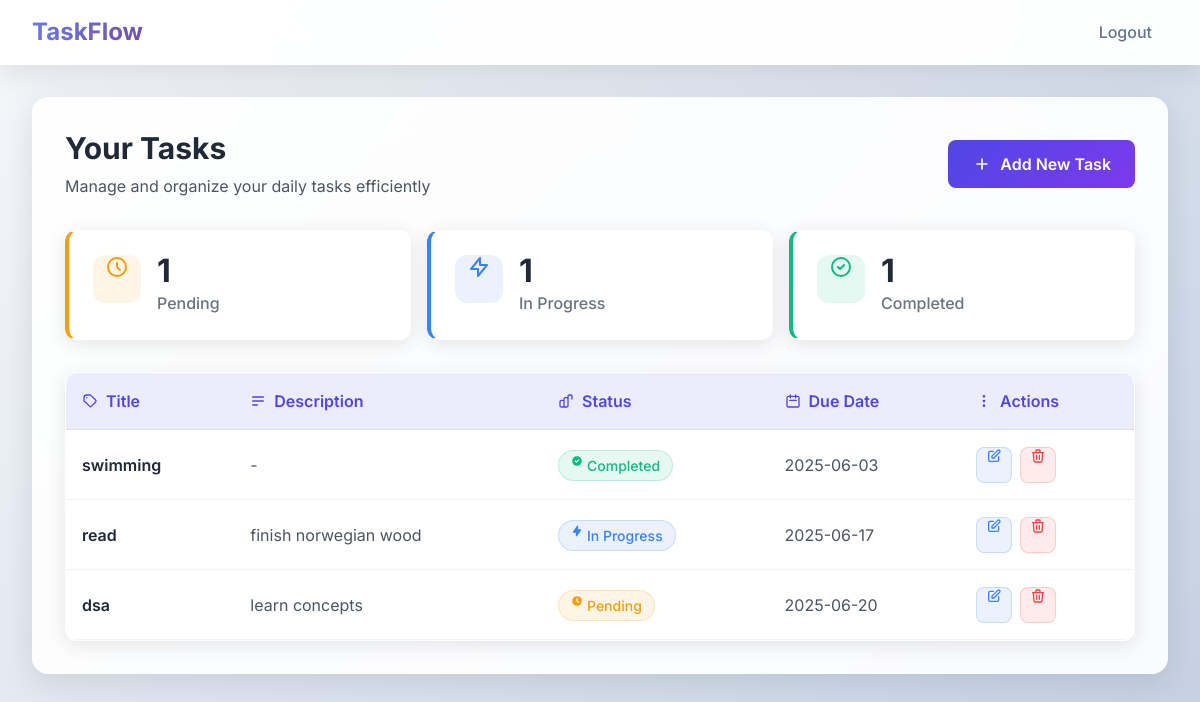
Before: /dashboard (signed in) with the older database file.
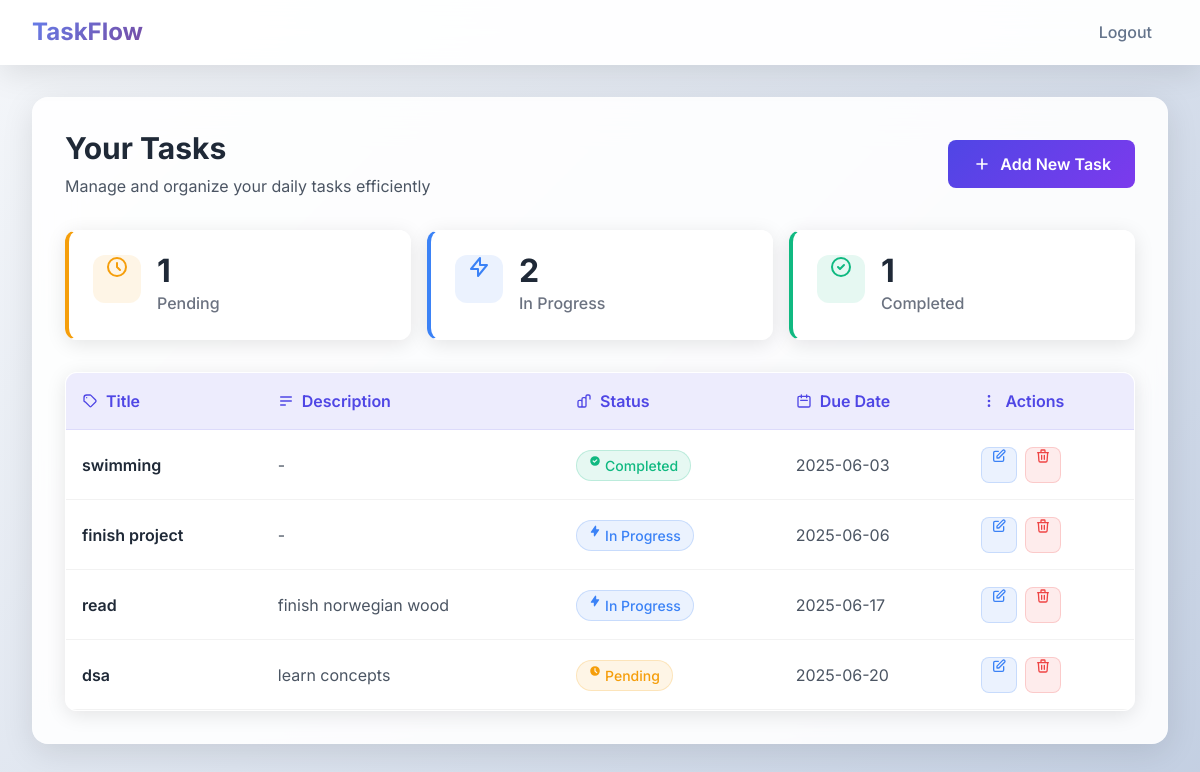
After: the same page with the newer database file.
### models.py (models this page shows)
class Task(db.Model):
    id = db.Column(db.Integer, primary_key=True)
    title = db.Column(db.String(200), nullable=False)
    description = db.Column(db.Text, nullable=True)
    status = db.Column(db.String(20), default='Pending')
    due_date = db.Column(db.DateTime, nullable=True)
    user_id = db.Column(db.Integer, db.ForeignKey('user.id'), nullable=False)
    created_at = db.Column(db.DateTime, default=datetime.utcnow)

### app.py (the view)
@app.route('/dashboard')
@login_required
def dashboard():
    tasks = Task.query.filter_by(user_id=current_user.id).order_by(Task.due_date).all()
    today = datetime.today().date()
    return render_template('dashboard.html', tasks=tasks, today=today)

### models.py (called while the page is built)
@login_manager.user_loader
def load_user(user_id):
    return User.query.get(int(user_id))

### templates/dashboard.html (shortened to what this page needs)
{% extends "layout.html" %}
{% block content %}
<div class="content-card">
    <div class="flex flex-col md:flex-row justify-between items-start md:items-center mb-8">
        <div>
            <h2 class="text-3xl font-bold text-gray-800 mb-2">Your Tasks</h2>
            <p class="text-gray-600">Manage and organize your daily tasks efficiently</p>
        </div>
        <a href="{{ url_for('new_task') }}" class="btn-primary inline-flex items-center mt-4 md:mt-0 add-task-btn">
            <svg class="w-5 h-5 mr-2" fill="none" stroke="currentColor" viewBox="0 0 24 24">
                <path stroke-linecap="round" stroke-linejoin="round" stroke-width="2" d="M12 6v6m0 0v6m0-6h6m-6 0H6"></path>
            </svg>
            Add New Task
        </a>
    </div>
    {% if tasks %}
        <div class="task-stats mb-8">
            <div class="grid grid-cols-1 md:grid-cols-3 gap-4">
                <div class="stat-card pending">
                    <div class="stat-icon">
                        <svg class="w-6 h-6" fill="none" stroke="currentColor" viewBox="0 0 24 24">
                            <path stroke-linecap="round" stroke-linejoin="round" stroke-width="2" d="M12 8v4l3 3m6-3a9 9 0 11-18 0 9 9 0 0118 0z"></path>
                        </svg>
                    </div>
                    <div>
                        <p class="stat-number">{{ tasks|selectattr("status", "equalto", "Pending")|list|length }}</p>
                        <p class="stat-label">Pending</p>
                    </div>
                </div>
                <div class="stat-card progress">
                    <div class="stat-icon">
                        <svg class="w-6 h-6" fill="none" stroke="currentColor" viewBox="0 0 24 24">
                            <path stroke-linecap="round" stroke-linejoin="round" stroke-width="2" d="M13 10V3L4 14h7v7l9-11h-7z"></path>
                        </svg>
                    </div>
                    <div>
                        <p class="stat-number">{{ tasks|selectattr("status", "equalto", "In Progress")|list|length }}</p>
                        <p class="stat-label">In Progress</p>
                    </div>
                </div>
                <div class="stat-card completed">
                    <div class="stat-icon">
                        <svg class="w-6 h-6" fill="none" stroke="currentColor" viewBox="0 0 24 24">
                            <path stroke-linecap="round" stroke-linejoin="round" stroke-width="2" d="M9 12l2 2 4-4m6 2a9 9 0 11-18 0 9 9 0 0118 0z"></path>
                        </svg>
                    </div>
                    <div>
                        <p class="stat-number">{{ tasks|selectattr("status", "equalto", "Completed")|list|length }}</p>
                        <p class="stat-label">Completed</p>
                    </div>
                </div>
            </div>
        </div>
        <div class="task-table-container">
            <div class="table-responsive">
                <table class="task-table">
                    <thead>
                        <tr>
                            <th>
                                <div class="flex items-center">
                                    <svg class="w-4 h-4 mr-2" fill="none" stroke="currentColor" viewBox="0 0 24 24">
                                        <path stroke-linecap="round" stroke-linejoin="round" stroke-width="2" d="M7 7h.01M7 3h5c.512 0 1.024.195 1.414.586l7 7a2 2 0 010 2.828l-7 7a.997.997 0 01-1.414 0l-7-7A1.997 1.997 0 013 12V7a4 4 0 014-4z"></path>
                                    </svg>
                                    Title
                                </div>
                            </th>
                            <th>
                                <div class="flex items-center">
                                    <svg class="w-4 h-4 mr-2" fill="none" stroke="currentColor" viewBox="0 0 24 24">
                                        <path stroke-linecap="round" stroke-linejoin="round" stroke-width="2" d="M4 6h16M4 12h16M4 18h7"></path>
                                    </svg>
                                    Description
                                </div>
                            </th>
                            <th>
                                <div class="flex items-center">
                                    Status
                                </div>
                            </th>
                            <th>
                                <div class="flex items-center">
                                    <svg class="w-4 h-4 mr-2" fill="none" stroke="currentColor" viewBox="0 0 24 24">
                                        <path stroke-linecap="round" stroke-linejoin="round" stroke-width="2" d="M8 7V3m8 4V3m-9 8h10M5 21h14a2 2 0 002-2V7a2 2 0 00-2-2H5a2 2 0 00-2 2v12a2 2 0 002 2z"></path>
                                    </svg>
                                    Due Date
                                </div>
                            </th>
                            <th>
                                <div class="flex items-center">
                                    <svg class="w-4 h-4 mr-2" fill="none" stroke="currentColor" viewBox="0 0 24 24">
                                        <path stroke-linecap="round" stroke-linejoin="round" stroke-width="2" d="M12 5v.01M12 12v.01M12 19v.01M12 6a1 1 0 110-2 1 1 0 010 2zm0 7a1 1 0 110-2 1 1 0 010 2zm0 7a1 1 0 110-2 1 1 0 010 2z"></path>
                                    </svg>
                                    Actions
                                </div>
                            </th>
                        </tr>
                    </thead>
                    <tbody>
                        {% for task in tasks %}
                        <tr class="task-row" data-status="{{ task.status.lower().replace(' ', '-') }}">
                            <td class="task-title">
                                <div class="font-semibold text-gray-800">{{ task.title }}</div>
                            </td>
                            <td class="task-description">
                                <div class="text-gray-600 max-w-xs truncate">
                                    {{ task.description or '-' }}
                                </div>
                            </td>
                            <td class="task-status">
                                <span class="status-badge status-{{ task.status.lower().replace(' ', '-') }}">
                                    {% if task.status == 'Pending' %}
                                        <svg class="w-3 h-3 mr-1" fill="currentColor" viewBox="0 0 20 20">
                                            <path fill-rule="evenodd" d="M10 18a8 8 0 100-16 8 8 0 000 16zm1-12a1 1 0 10-2 0v4a1 1 0 00.293.707l2.828 2.829a1 1 0 101.415-1.415L11 9.586V6z" clip-rule="evenodd"></path>
                                        </svg>
                                    {% elif task.status == 'In Progress' %}
                                        <svg class="w-3 h-3 mr-1" fill="currentColor" viewBox="0 0 20 20">
                                            <path fill-rule="evenodd" d="M11.3 1.046A1 1 0 0112 2v5h4a1 1 0 01.82 1.573l-7 10A1 1 0 018 18v-5H4a1 1 0 01-.82-1.573l7-10a1 1 0 011.12-.38z" clip-rule="evenodd"></path>
                                        </svg>
                                    {% else %}
                                        <svg class="w-3 h-3 mr-1" fill="currentColor" viewBox="0 0 20 20">
                                            <path fill-rule="evenodd" d="M10 18a8 8 0 100-16 8 8 0 000 16zm3.707-9.293a1 1 0 00-1.414-1.414L9 10.586 7.707 9.293a1 1 0 00-1.414 1.414l2 2a1 1 0 001.414 0l4-4z" clip-rule="evenodd"></path>
                                        </svg>
                                    {% endif %}
                                    {{ task.status }}
                                </span>
                            </td>
                            <td class="task-due-date">
                                {% if task.due_date %}
                                    <div class="flex items-center text-gray-600">
                                        <span>{{ task.due_date.strftime('%Y-%m-%d') }}</span>
                                    </div>
                                {% else %}
                                    <span class="text-gray-400">-</span>
                                {% endif %}
                            </td>
                            <td class="task-actions">
                                <div class="flex items-center space-x-2">
                                    <a href="{{ url_for('edit_task', task_id=task.id) }}"
                                       class="action-btn edit-btn"
                                       title="Edit Task">
                                        <svg class="w-4 h-4" fill="none" stroke="currentColor" viewBox="0 0 24 24">
                                            <path stroke-linecap="round" stroke-linejoin="round" stroke-width="2" d="M11 5H6a2 2 0 00-2 2v11a2 2 0 002 2h11a2 2 0 002-2v-5m-1.414-9.414a2 2 0 112.828 2.828L11.828 15H9v-2.828l8.586-8.586z"></path>
                                        </svg>
                                    </a>
                                    <form action="{{ url_for('delete_task', task_id=task.id) }}" method="POST" style="display:inline;">
                                        <button type="button"
                                                class="action-btn delete-btn"
                                                title="Delete Task"
                                                onclick="showDeleteModal(this.closest('form'))">
                                            <svg class="w-4 h-4" fill="none" stroke="currentColor" viewBox="0 0 24 24">
                                                <path stroke-linecap="round" stroke-linejoin="round" stroke-width="2" d="M19 7l-.867 12.142A2 2 0 0116.138 21H7.862a2 2 0 01-1.995-1.858L5 7m5 4v6m4-6v6m1-10V4a1 1 0 00-1-1h-4a1 1 0 00-1 1v3M4 7h16"></path>
                                            </svg>
                                        </button>
                                    </form>
                                </div>
                            </td>
                        </tr>
                        {% endfor %}
                    </tbody>
                </table>
            </div>
        </div>
    {% endif %}
</div>
{% endblock %}

### templates/layout.html (shortened to what this page needs)
<!DOCTYPE html>
<html lang="en">
<head>
    <script src="https://cdn.tailwindcss.com"></script>
</head>
<body>
    <nav class="navbar sticky top-0 z-50">
        <div class="max-w-7xl mx-auto px-4 sm:px-6 lg:px-8">
            <div class="flex justify-between items-center h-16">
                <div class="flex items-center">
                    <a href="{{ url_for('index') }}" class="navbar-brand text-2xl">TaskFlow</a>
                </div>
                <div class="flex items-center space-x-2 md:space-x-4">
                    {% if current_user.is_authenticated %}
                        <a href="{{ url_for('logout') }}" class="nav-link">Logout</a>
                    {% else %}
                        <a href="{{ url_for('login') }}" class="nav-link">Login</a>
                        <a href="{{ url_for('register') }}" class="nav-link">Register</a>
                    {% endif %}
                </div>
            </div>
        </div>
    </nav>
    <div class="max-w-7xl mx-auto px-4 sm:px-6 lg:px-8 py-8">
        <div class="main-content">
            {% block content %}{% endblock %}
        </div>
    </div>
</body>
</html>

### templates/layout.html (style rules this page uses)
body { font-family: 'Inter', sans-serif; background: linear-gradient(135deg, #f5f7fa 0%, #c3cfe2 100%); min-height: 100vh; }
.navbar { background: rgba(255, 255, 255, 0.95); backdrop-filter: blur(20px); border-bottom: 1px solid rgba(255, 255, 255, 0.2); box-shadow: 0 8px 32px rgba(0, 0, 0, 0.1); transition: all 0.3s ease; }
.navbar-brand { background: linear-gradient(135deg, #667eea, #764ba2); -webkit-background-clip: text; -webkit-text-fill-color: transparent; background-clip: text; font-weight: 700; transition: all 0.3s ease; }
.nav-link { position: relative; color: #64748b; font-weight: 500; transition: all 0.3s ease; padding: 0.5rem 1rem; border-radius: 8px; }
.nav-link::after { content: ''; position: absolute; bottom: 0; left: 50%; width: 0; height: 2px; background: linear-gradient(135deg, #667eea, #764ba2); transition: all 0.3s ease; transform: translateX(-50%); }
.main-content { animation: fadeInUp 0.6s ease-out; }
.btn-primary { background: linear-gradient(135deg, #4f46e5, #7c3aed); color: white; border: none; padding: 0.75rem 1.5rem; border-radius: 8px; font-weight: 600; transition: all 0.3s ease; position: relative; overflow: hidden; }
.content-card { background: rgba(255, 255, 255, 0.9); backdrop-filter: blur(20px); border-radius: 16px; box-shadow: 0 8px 32px rgba(0, 0, 0, 0.1); border: 1px solid rgba(255, 255, 255, 0.2); padding: 2rem; transition: all 0.3s ease; }

### templates/dashboard.html (style rules this page uses)
.add-task-btn { animation: pulse 2s infinite; }
.task-stats { margin-bottom: 2rem; }
.stat-card { background: rgba(255, 255, 255, 0.8); backdrop-filter: blur(10px); border-radius: 12px; padding: 1.5rem; display: flex; transition: all 0.3s ease; border: 1px solid rgba(255, 255, 255, 0.2); box-shadow: 0 4px 20px rgba(0, 0, 0, 0.1); }
.stat-card.pending { border-left: 4px solid #f59e0b; }
.stat-card.progress { border-left: 4px solid #3b82f6; }
.stat-card.completed { border-left: 4px solid #10b981; }
.stat-icon { width: 48px; height: 48px; border-radius: 12px; display: flex; justify-content: center; margin-right: 1rem; }
.pending .stat-icon { background: rgba(245, 158, 11, 0.1); color: #f59e0b; }
.progress .stat-icon { background: rgba(59, 130, 246, 0.1); color: #3b82f6; }
.completed .stat-icon { background: rgba(16, 185, 129, 0.1); color: #10b981; }
.stat-number { font-size: 2rem; font-weight: 700; color: #1f2937; line-height: 1; }
.stat-label { color: #6b7280; font-weight: 500; margin-top: 0.25rem; }
.task-table-container { background: rgba(255, 255, 255, 0.8); backdrop-filter: blur(10px); border-radius: 12px; overflow: hidden; box-shadow: 0 4px 20px rgba(0, 0, 0, 0.1); border: 1px solid rgba(255, 255, 255, 0.2); }
.task-table { width: 100%; border-collapse: collapse; }
.task-table th { background: rgba(79, 70, 229, 0.1); color: #4f46e5; font-weight: 600; padding: 1rem; text-align: left; border-bottom: 1px solid rgba(79, 70, 229, 0.1); }
.task-row { transition: all 0.3s ease; border-bottom: 1px solid rgba(0, 0, 0, 0.05); }
.task-row td { padding: 1rem; vertical-align: middle; }
.status-badge { display: inline-flex; padding: 0.25rem 0.75rem; border-radius: 20px; font-size: 0.875rem; font-weight: 500; text-transform: capitalize; }
.status-pending { background: rgba(245, 158, 11, 0.1); color: #f59e0b; border: 1px solid rgba(245, 158, 11, 0.2); }
.status-in-progress { background: rgba(59, 130, 246, 0.1); color: #3b82f6; border: 1px solid rgba(59, 130, 246, 0.2); }
.status-completed { background: rgba(16, 185, 129, 0.1); color: #10b981; border: 1px solid rgba(16, 185, 129, 0.2); }
.action-btn { display: inline-flex; justify-content: center; width: 36px; height: 36px; border-radius: 8px; transition: all 0.3s ease; border: 1px solid transparent; }
.edit-btn { background: rgba(59, 130, 246, 0.1); color: #3b82f6; border-color: rgba(59, 130, 246, 0.2); }
.delete-btn { background: rgba(239, 68, 68, 0.1); color: #ef4444; border-color: rgba(239, 68, 68, 0.2); }

Changed rows visible on the page:
added Task: title "finish project", description "-", status "In Progress", due_date "2025-06-06"
Other visible differences:
{{ tasks|selectattr("status", "equalto", "In Progress")|list|length }}: "1" → "2"
